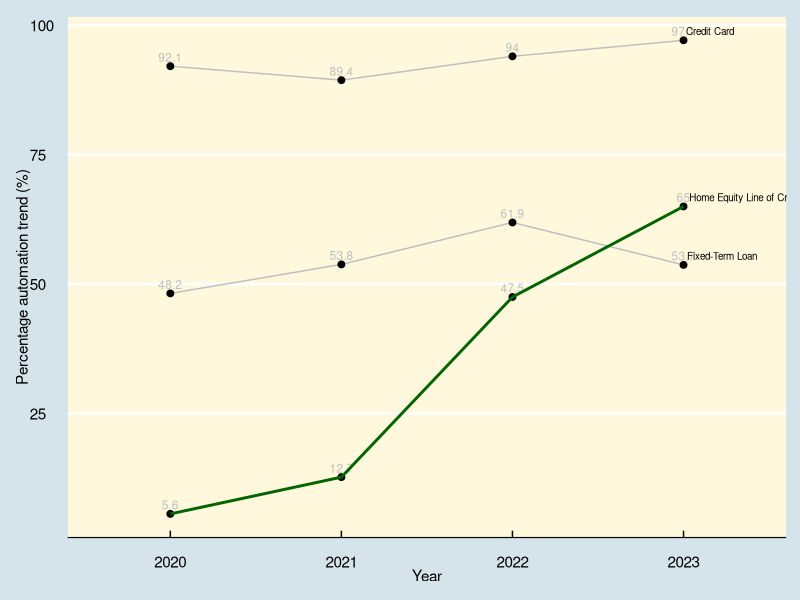

Generate this figure with R:
## ---- chunk 1
library(tidyverse)
library(ggplot2)
library(ggthemes)
## ---- chunk 2
df <- read_csv("data.csv",skip = 1)

df_clean <- df %>% select(2:dim(df)[2]) %>% rename("Type" = "...2")
## ---- chunk 3
df_long <- df_clean %>% pivot_longer(names_to = "Year",
                                     values_to = "Percentage",cols = 2:5) %>% filter(Type != "Total")
## ---- chunk 4
pl1 <-
  ggplot(data = df_long, aes(x = Year, y = Percentage, group = Type)) +
  geom_line(color = "gray") + theme_economist() + geom_point(color = "black", size = 2) + geom_text(
    aes(label = Percentage),
    vjust = -0.5,
    size = 3,
    color = "gray"
  ) + labs(x = "Year",
           y = "Percentage automation trend (%)") + theme(legend.text = element_text(size = 6),
                                                          panel.background = element_rect(fill = 'cornsilk')) + geom_line(
                                                            data = ~ filter(.x, Type == "Home Equity Line of Credit"),
                                                            color = "darkgreen",
                                                            size = 1
                                                          )  + geom_text(
                                                            data = filter(df_long, Year == 2023),
                                                            aes(label = Type),
                                                            vjust = -0.65,
                                                            hjust = -0.05,
                                                            size = 2.5,
                                                            color = "black"
                                                          )

# Hide legend for color
pl1 + guides(color = guide_legend(override.aes = list(label = c(""))))
## ---- chunk 5
